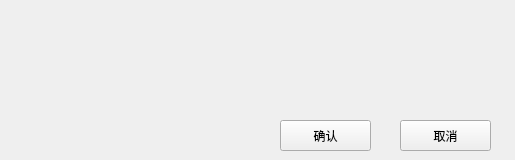
<?xml version="1.0" encoding="UTF-8"?>
<ui version="4.0">
 <class>ReceiveFileClass</class>
 <widget class="QWidget" name="ReceiveFileClass">
  <property name="geometry">
   <rect>
    <x>0</x>
    <y>0</y>
    <width>515</width>
    <height>160</height>
   </rect>
  </property>
  <property name="windowTitle">
   <string>ReceiveFile</string>
  </property>
  <widget class="QWidget" name="titleWidget" native="true">
   <property name="geometry">
    <rect>
     <x>0</x>
     <y>0</y>
     <width>515</width>
     <height>50</height>
    </rect>
   </property>
   <property name="sizePolicy">
    <sizepolicy hsizetype="Fixed" vsizetype="Fixed">
     <horstretch>0</horstretch>
     <verstretch>0</verstretch>
    </sizepolicy>
   </property>
   <property name="minimumSize">
    <size>
     <width>515</width>
     <height>50</height>
    </size>
   </property>
   <property name="maximumSize">
    <size>
     <width>515</width>
     <height>50</height>
    </size>
   </property>
   <property name="titleskin" stdset="0">
    <bool>true</bool>
   </property>
  </widget>
  <widget class="QWidget" name="bodyWidget" native="true">
   <property name="geometry">
    <rect>
     <x>0</x>
     <y>50</y>
     <width>515</width>
     <height>110</height>
    </rect>
   </property>
   <property name="sizePolicy">
    <sizepolicy hsizetype="Fixed" vsizetype="Fixed">
     <horstretch>0</horstretch>
     <verstretch>0</verstretch>
    </sizepolicy>
   </property>
   <property name="minimumSize">
    <size>
     <width>515</width>
     <height>50</height>
    </size>
   </property>
   <property name="maximumSize">
    <size>
     <width>515</width>
     <height>110</height>
    </size>
   </property>
   <property name="bottomskin" stdset="0">
    <bool>true</bool>
   </property>
   <widget class="QLabel" name="label">
    <property name="geometry">
     <rect>
      <x>90</x>
      <y>20</y>
      <width>121</width>
      <height>21</height>
     </rect>
    </property>
    <property name="text">
     <string/>
    </property>
   </widget>
   <widget class="QPushButton" name="okBtn">
    <property name="geometry">
     <rect>
      <x>280</x>
      <y>70</y>
      <width>91</width>
      <height>31</height>
     </rect>
    </property>
    <property name="text">
     <string>确认</string>
    </property>
   </widget>
   <widget class="QPushButton" name="cancelBtn">
    <property name="geometry">
     <rect>
      <x>400</x>
      <y>70</y>
      <width>91</width>
      <height>31</height>
     </rect>
    </property>
    <property name="text">
     <string>取消</string>
    </property>
   </widget>
  </widget>
 </widget>
 <layoutdefault spacing="6" margin="11"/>
 <resources/>
 <connections/>
</ui>
